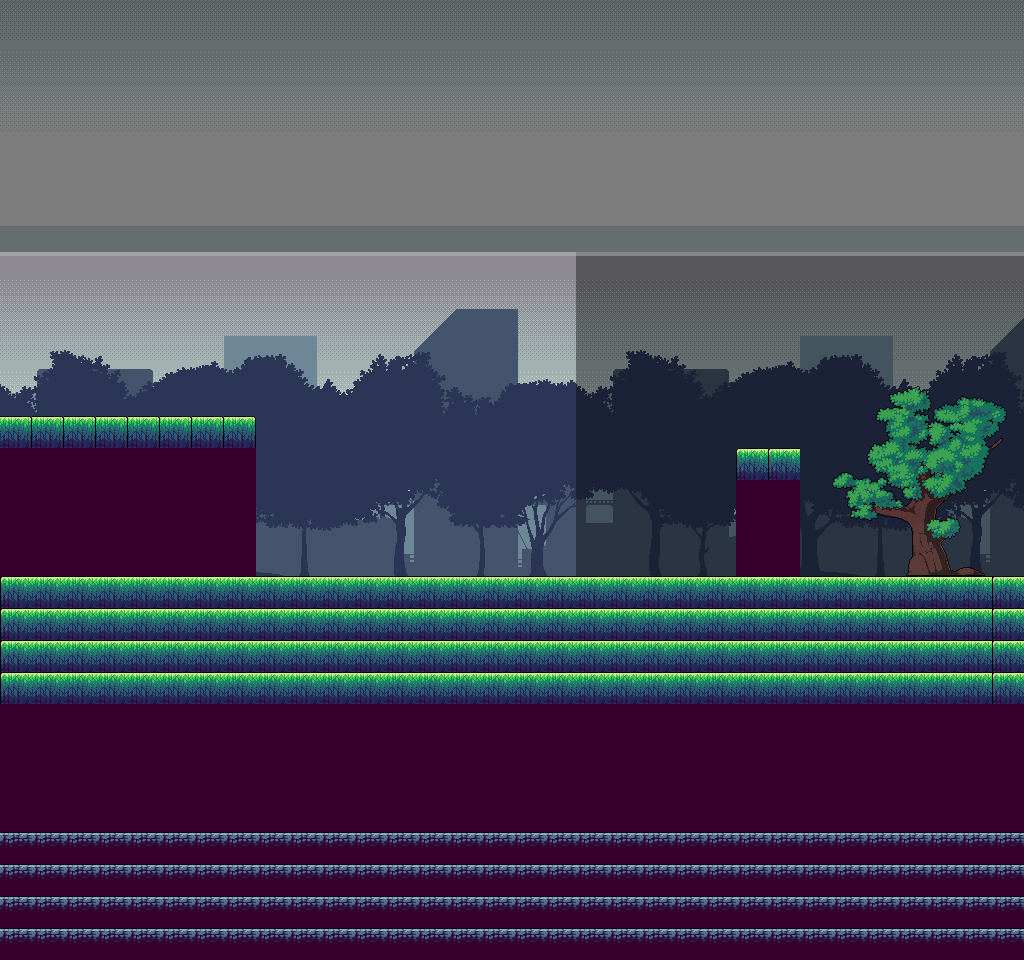

The image is a tile-based game level rendered from a .tmx file. Its description and complete source (layers, tilesets, objects, tile grids) follow:
An orthogonal 32x30 tile map with 32x32 px tiles, 3 tile layers (Tile Layer 1, background, obj) and 4 objects (player).

<map version="1.9" tiledversion="1.9.2" orientation="orthogonal" renderorder="right-down" width="32" height="30" tilewidth="32" tileheight="32" infinite="0" nextlayerid="6" nextobjectid="27">
 <tileset firstgid="1" source="TutorialTiledSet.tsx" />
 <layer id="1" name="Tile Layer 1" width="32" height="30">
  <data encoding="csv">
0,0,0,0,0,0,0,0,0,0,0,0,0,0,0,0,0,0,0,0,0,0,0,0,0,0,0,0,0,0,0,0,
0,0,0,0,0,0,0,0,0,0,0,0,0,0,0,0,0,0,0,0,0,0,0,0,0,0,0,0,0,0,0,0,
0,0,0,0,0,0,0,0,0,0,0,0,0,0,0,0,0,0,0,0,0,0,0,0,0,0,0,0,0,0,0,0,
0,0,0,0,0,0,0,0,0,0,0,0,0,0,0,0,0,0,0,0,0,0,0,0,0,0,0,0,0,0,0,0,
0,0,0,0,0,0,0,0,0,0,0,0,0,0,0,0,0,0,0,0,0,0,0,0,0,0,0,0,0,0,0,0,
0,0,0,0,0,0,0,0,0,0,0,0,0,0,0,0,0,0,0,0,0,0,0,0,0,0,0,0,0,0,0,0,
0,0,0,0,0,0,0,0,0,0,0,0,0,0,0,0,0,0,0,0,0,0,0,0,0,0,0,0,0,0,0,0,
0,0,0,0,0,0,0,0,0,0,0,0,0,0,0,0,0,0,0,0,0,0,0,0,0,0,0,0,0,0,0,0,
0,0,0,0,0,0,0,0,0,0,0,0,0,0,0,0,0,0,0,0,0,0,0,0,0,0,0,0,0,0,0,0,
0,0,0,0,0,0,0,0,0,0,0,0,0,0,0,0,0,0,0,0,0,0,0,0,0,0,0,0,0,0,0,0,
0,0,0,0,0,0,0,0,0,0,0,0,0,0,0,0,0,0,0,0,0,0,0,0,0,0,0,0,0,0,0,0,
0,0,0,0,0,0,0,0,0,0,0,0,0,0,0,0,0,0,0,0,0,0,0,0,0,0,0,0,0,0,0,0,
0,0,0,0,0,0,0,0,0,0,0,0,0,0,0,0,0,0,0,0,0,0,0,0,0,0,0,0,0,0,0,0,
0,0,0,0,0,0,0,0,0,0,0,0,0,0,0,0,0,0,0,0,0,0,0,0,0,0,0,0,0,0,0,0,
0,0,0,0,0,0,0,0,0,0,0,0,0,0,0,0,0,0,0,0,0,0,0,0,0,0,0,0,0,0,0,0,
0,0,0,0,0,0,0,0,0,0,0,0,0,0,0,0,0,0,0,0,0,0,0,0,0,0,0,0,0,0,0,0,
0,0,0,0,0,0,0,0,0,0,0,0,0,0,0,0,0,0,0,0,0,0,0,0,0,0,0,0,0,0,0,0,
0,0,0,0,0,0,0,0,0,0,0,0,0,0,0,0,0,0,0,0,0,0,0,0,0,0,0,0,0,0,0,0,
10,22,22,22,22,22,22,22,22,22,22,22,22,22,22,22,22,22,22,22,22,22,22,22,22,22,22,22,22,22,22,10,
10,22,22,22,22,22,22,22,22,22,22,22,22,22,22,22,22,22,22,22,22,22,22,22,22,22,22,22,22,22,22,10,
10,22,22,22,22,22,22,22,22,22,22,22,22,22,22,22,22,22,22,22,22,22,22,22,22,22,22,22,22,22,22,10,
10,22,22,22,22,22,22,22,22,22,22,22,22,22,22,22,22,22,22,22,22,22,22,22,22,22,22,22,22,22,22,10,
11,11,11,11,11,11,11,11,11,11,11,11,11,11,11,11,11,11,11,11,11,11,11,11,11,11,11,11,11,11,11,11,
11,11,11,11,11,11,11,11,11,11,11,11,11,11,11,11,11,11,11,11,11,11,11,11,11,11,11,11,11,11,11,11,
11,11,11,11,11,11,11,11,11,11,11,11,11,11,11,11,11,11,11,11,11,11,11,11,11,11,11,11,11,11,11,11,
11,11,11,11,11,11,11,11,11,11,11,11,11,11,11,11,11,11,11,11,11,11,11,11,11,11,11,11,11,11,11,11,
12,12,12,12,12,12,12,12,12,12,12,12,12,12,12,12,12,12,12,12,12,12,12,12,12,12,12,12,12,12,12,12,
12,12,12,12,12,12,12,12,12,12,12,12,12,12,12,12,12,12,12,12,12,12,12,12,12,12,12,12,12,12,12,12,
12,12,12,12,12,12,12,12,12,12,12,12,12,12,12,12,12,12,12,12,12,12,12,12,12,12,12,12,12,12,12,12,
12,12,12,12,12,12,12,12,12,12,12,12,12,12,12,12,12,12,12,12,12,12,12,12,12,12,12,12,12,12,12,12
</data>
 </layer>
 <layer id="2" name="background" width="32" height="30" locked="1" opacity="0.79">
  <data encoding="csv">
0,0,0,0,0,0,0,0,0,0,0,0,0,0,0,0,0,0,0,0,0,0,0,0,0,0,0,0,0,0,0,0,
0,0,0,0,0,0,0,0,0,0,0,0,0,0,0,0,0,0,0,0,0,0,0,0,0,0,0,0,0,0,0,0,
0,0,0,0,0,0,0,0,0,0,0,0,0,0,0,0,0,0,0,0,0,0,0,0,0,0,0,0,0,0,0,0,
0,0,0,0,0,0,0,0,0,0,0,0,0,0,0,0,0,0,0,0,0,0,0,0,0,0,0,0,0,0,0,0,
0,0,0,0,0,0,0,0,0,0,0,0,0,0,0,0,0,0,0,0,0,0,0,0,0,0,0,0,0,0,0,0,
0,0,0,0,0,0,0,0,0,0,0,0,0,0,0,0,0,0,0,0,0,0,0,0,0,0,0,0,0,0,0,0,
0,0,0,0,0,0,0,0,0,0,0,0,0,0,0,0,0,0,0,0,0,0,0,0,0,0,0,0,0,0,0,0,
23,0,0,0,0,0,0,0,0,0,0,0,0,0,0,0,0,0,23,0,0,0,0,0,0,0,0,0,0,0,0,0,
0,0,0,0,0,0,0,0,0,0,0,0,0,0,0,0,0,0,0,0,0,0,0,0,0,0,0,0,0,0,0,0,
0,0,0,0,0,0,0,0,0,0,0,0,0,0,0,0,0,0,0,0,0,0,0,0,0,0,0,0,0,0,0,0,
0,0,0,0,0,0,0,0,0,0,0,0,0,0,0,0,0,0,0,0,0,0,0,0,0,0,0,0,0,0,0,0,
0,0,0,0,0,0,0,0,0,0,0,0,0,0,0,0,0,0,0,0,0,0,0,0,0,0,0,0,0,0,0,0,
0,0,0,0,0,0,0,0,0,0,0,0,0,0,0,0,0,0,0,0,0,0,0,0,0,0,0,0,0,0,0,0,
0,0,0,0,0,0,0,0,0,0,0,0,0,0,0,0,0,0,0,0,0,0,0,0,0,0,0,0,0,0,0,0,
0,0,0,0,0,0,0,0,0,0,0,0,0,0,0,0,0,0,0,0,0,0,0,0,0,0,0,0,0,0,0,0,
0,0,0,0,0,0,0,0,0,0,0,0,0,0,0,0,0,0,0,0,0,0,0,0,0,0,0,0,0,0,0,0,
0,0,0,0,0,0,0,0,0,0,0,0,0,0,0,0,0,0,0,0,0,0,0,0,0,0,0,0,0,0,0,0,
9,0,0,0,0,0,0,0,0,0,0,0,0,0,0,0,0,0,9,0,0,0,0,0,0,0,18,0,0,0,0,0,
0,0,0,0,0,0,0,0,0,0,0,0,0,0,0,0,0,0,0,0,0,0,0,0,0,0,0,0,0,0,0,0,
0,0,0,0,0,0,0,0,0,0,0,0,0,0,0,0,0,0,0,0,0,0,0,0,0,0,0,0,0,0,0,0,
0,0,0,0,0,0,0,0,0,0,0,0,0,0,0,0,0,0,0,0,0,0,0,0,0,0,0,0,0,0,0,0,
0,0,0,0,0,0,0,0,0,0,0,0,0,0,0,0,0,0,0,0,0,0,0,0,0,0,0,0,0,0,0,0,
0,0,0,0,0,0,0,0,0,0,0,0,0,0,0,0,0,0,0,0,0,0,0,0,0,0,0,0,0,0,0,0,
0,0,0,0,0,0,0,0,0,0,0,0,0,0,0,0,0,0,0,0,0,0,0,0,0,0,0,0,0,0,0,0,
0,0,0,0,0,0,0,0,0,0,0,0,0,0,0,0,0,0,0,0,0,0,0,0,0,0,0,0,0,0,0,0,
0,0,0,0,0,0,0,0,0,0,0,0,0,0,0,0,0,0,0,0,0,0,0,0,0,0,0,0,0,0,0,0,
0,0,0,0,0,0,0,0,0,0,0,0,0,0,0,0,0,0,0,0,0,0,0,0,0,0,0,0,0,0,0,0,
0,0,0,0,0,0,0,0,0,0,0,0,0,0,0,0,0,0,0,0,0,0,0,0,0,0,0,0,0,0,0,0,
0,0,0,0,0,0,0,0,0,0,0,0,0,0,0,0,0,0,0,0,0,0,0,0,0,0,0,0,0,0,0,0,
0,0,0,0,0,0,0,0,0,0,0,0,0,0,0,0,0,0,0,0,0,0,0,0,0,0,0,0,0,0,0,0
</data>
 </layer>
 <layer id="3" name="obj" width="32" height="30">
  <data encoding="csv">
0,0,0,0,0,0,0,0,0,0,0,0,0,0,0,0,0,0,0,0,0,0,0,0,0,0,0,0,0,0,0,0,
0,0,0,0,0,0,0,0,0,0,0,0,0,0,0,0,0,0,0,0,0,0,0,0,0,0,0,0,0,0,0,0,
0,0,0,0,0,0,0,0,0,0,0,0,0,0,0,0,0,0,0,0,0,0,0,0,0,0,0,0,0,0,0,0,
0,0,0,0,0,0,0,0,0,0,0,0,0,0,0,0,0,0,0,0,0,0,0,0,0,0,0,0,0,0,0,0,
0,0,0,0,0,0,0,0,0,0,0,0,0,0,0,0,0,0,0,0,0,0,0,0,0,0,0,0,0,0,0,0,
0,0,0,0,0,0,0,0,0,0,0,0,0,0,0,0,0,0,0,0,0,0,0,0,0,0,0,0,0,0,0,0,
0,0,0,0,0,0,0,0,0,0,0,0,0,0,0,0,0,0,0,0,0,0,0,0,0,0,0,0,0,0,0,0,
0,0,0,0,0,0,0,0,0,0,0,0,0,0,0,0,0,0,0,0,0,0,0,0,0,0,0,0,0,0,0,0,
0,0,0,0,0,0,0,0,0,0,0,0,0,0,0,0,0,0,0,0,0,0,0,0,0,0,0,0,0,0,0,0,
0,0,0,0,0,0,0,0,0,0,0,0,0,0,0,0,0,0,0,0,0,0,0,0,0,0,0,0,0,0,0,0,
0,0,0,0,0,0,0,0,0,0,0,0,0,0,0,0,0,0,0,0,0,0,0,0,0,0,0,0,0,0,0,0,
0,0,0,0,0,0,0,0,0,0,0,0,0,0,0,0,0,0,0,0,0,0,0,0,0,0,0,0,0,0,0,0,
0,0,0,0,0,0,0,0,0,0,0,0,0,0,0,0,0,0,0,0,0,0,0,0,0,0,0,0,0,0,0,0,
21,21,21,21,21,21,21,21,0,0,0,0,0,0,0,0,0,0,0,0,0,0,0,0,0,0,0,0,0,0,0,0,
11,11,11,11,11,11,11,11,0,0,0,0,0,0,0,0,0,0,0,0,0,0,0,10,10,0,0,0,0,0,0,0,
11,11,11,11,11,11,11,11,0,0,0,0,0,0,0,0,0,0,0,0,0,0,0,11,11,0,0,0,0,0,0,0,
11,11,11,11,11,11,11,11,0,0,0,0,0,0,0,0,0,0,0,0,0,0,0,11,11,0,0,0,0,0,0,0,
11,11,11,11,11,11,11,11,0,0,0,0,0,0,0,0,0,0,0,0,0,0,0,11,11,0,0,0,0,0,0,0,
0,0,0,0,0,0,0,0,0,0,0,0,0,0,0,0,0,0,0,0,0,0,0,0,0,0,0,0,0,0,0,0,
0,0,0,0,0,0,0,0,0,0,0,0,0,0,0,0,0,0,0,0,0,0,0,0,0,0,0,0,0,0,0,0,
0,0,0,0,0,0,0,0,0,0,0,0,0,0,0,0,0,0,0,0,0,0,0,0,0,0,0,0,0,0,0,0,
0,0,0,0,0,0,0,0,0,0,0,0,0,0,0,0,0,0,0,0,0,0,0,0,0,0,0,0,0,0,0,0,
0,0,0,0,0,0,0,0,0,0,0,0,0,0,0,0,0,0,0,0,0,0,0,0,0,0,0,0,0,0,0,0,
0,0,0,0,0,0,0,0,0,0,0,0,0,0,0,0,0,0,0,0,0,0,0,0,0,0,0,0,0,0,0,0,
0,0,0,0,0,0,0,0,0,0,0,0,0,0,0,0,0,0,0,0,0,0,0,0,0,0,0,0,0,0,0,0,
0,0,0,0,0,0,0,0,0,0,0,0,0,0,0,0,0,0,0,0,0,0,0,0,0,0,0,0,0,0,0,0,
0,0,0,0,0,0,0,0,0,0,0,0,0,0,0,0,0,0,0,0,0,0,0,0,0,0,0,0,0,0,0,0,
0,0,0,0,0,0,0,0,0,0,0,0,0,0,0,0,0,0,0,0,0,0,0,0,0,0,0,0,0,0,0,0,
0,0,0,0,0,0,0,0,0,0,0,0,0,0,0,0,0,0,0,0,0,0,0,0,0,0,0,0,0,0,0,0,
0,0,0,0,0,0,0,0,0,0,0,0,0,0,0,0,0,0,0,0,0,0,0,0,0,0,0,0,0,0,0,0
</data>
 </layer>
 <objectgroup id="5" name="objects">
  <object id="12" x="2" y="417">
   <polygon points="0,0 252,0 254,159 0,159" />
  </object>
  <object id="13" x="737" y="449">
   <polygon points="0,0 0,128 63,129 63,0" />
  </object>
  <object id="24" x="0" y="576">
   <polygon points="0,0 1024,0 1024,384 0,384" />
  </object>
  <object id="26" name="player" x="32" y="288" width="32" height="32" />
 </objectgroup>
</map>
